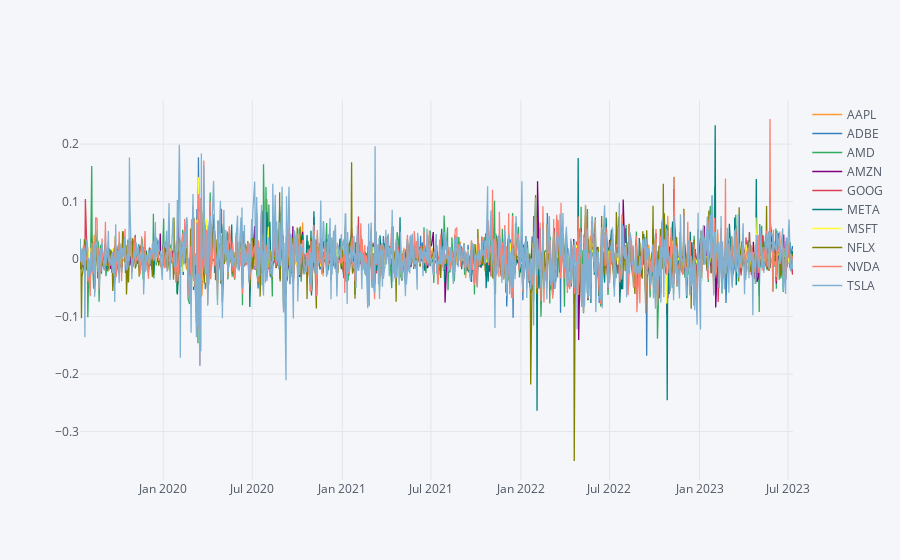

Notebook source saved alongside this figure:
### Code cell
returns.iplot()

### Figure 1 — Plotly figure (JSON) as saved in the notebook; plotly's stock layout.template omitted (floating-point values rounded to 4 significant figures; data arrays with more than 128 entries replaced by an {"elided": "..."} marker saying what was removed)
{"data": [{"line": {"color": "rgba(255, 153, 51, 1.0)", "dash": "solid", "shape": "linear", "width": 1.3}, "mode": "lines", "name": "AAPL", "text": "", "type": "scatter", "x": {"elided": "1005 str values"}, "y": {"elided": "1005 float values"}}, {"line": {"color": "rgba(55, 128, 191, 1.0)", "dash": "solid", "shape": "linear", "width": 1.3}, "mode": "lines", "name": "ADBE", "text": "", "type": "scatter", "x": {"elided": "1005 str values"}, "y": {"elided": "1005 float values"}}, {"line": {"color": "rgba(50, 171, 96, 1.0)", "dash": "solid", "shape": "linear", "width": 1.3}, "mode": "lines", "name": "AMD", "text": "", "type": "scatter", "x": {"elided": "1005 str values"}, "y": {"elided": "1005 float values"}}, {"line": {"color": "rgba(128, 0, 128, 1.0)", "dash": "solid", "shape": "linear", "width": 1.3}, "mode": "lines", "name": "AMZN", "text": "", "type": "scatter", "x": {"elided": "1005 str values"}, "y": {"elided": "1005 float values"}}, {"line": {"color": "rgba(219, 64, 82, 1.0)", "dash": "solid", "shape": "linear", "width": 1.3}, "mode": "lines", "name": "GOOG", "text": "", "type": "scatter", "x": {"elided": "1005 str values"}, "y": {"elided": "1005 float values"}}, {"line": {"color": "rgba(0, 128, 128, 1.0)", "dash": "solid", "shape": "linear", "width": 1.3}, "mode": "lines", "name": "META", "text": "", "type": "scatter", "x": {"elided": "1005 str values"}, "y": {"elided": "1005 float values"}}, {"line": {"color": "rgba(255, 255, 51, 1.0)", "dash": "solid", "shape": "linear", "width": 1.3}, "mode": "lines", "name": "MSFT", "text": "", "type": "scatter", "x": {"elided": "1005 str values"}, "y": {"elided": "1005 float values"}}, {"line": {"color": "rgba(128, 128, 0, 1.0)", "dash": "solid", "shape": "linear", "width": 1.3}, "mode": "lines", "name": "NFLX", "text": "", "type": "scatter", "x": {"elided": "1005 str values"}, "y": {"elided": "1005 float values"}}, {"line": {"color": "rgba(251, 128, 114, 1.0)", "dash": "solid", "shape": "linear", "width": 1.3}, "mode": "lines", "name": "NVDA", "text": "", "type": "scatter", "x": {"elided": "1005 str values"}, "y": {"elided": "1005 float values"}}, {"line": {"color": "rgba(128, 177, 211, 1.0)", "dash": "solid", "shape": "linear", "width": 1.3}, "mode": "lines", "name": "TSLA", "text": "", "type": "scatter", "x": {"elided": "1005 str values"}, "y": {"elided": "1005 float values"}}], "layout": {"legend": {"bgcolor": "#F5F6F9", "font": {"color": "#4D5663"}}, "paper_bgcolor": "#F5F6F9", "plot_bgcolor": "#F5F6F9", "title": {"font": {"color": "#4D5663"}}, "xaxis": {"gridcolor": "#E1E5ED", "showgrid": true, "tickfont": {"color": "#4D5663"}, "title": {"font": {"color": "#4D5663"}, "text": ""}, "zerolinecolor": "#E1E5ED"}, "yaxis": {"gridcolor": "#E1E5ED", "showgrid": true, "tickfont": {"color": "#4D5663"}, "title": {"font": {"color": "#4D5663"}, "text": ""}, "zerolinecolor": "#E1E5ED"}}}
